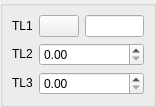
<ui version="4.0" >
 <class>DlgRef_1Sel2Spin_QTD</class>
 <widget class="QWidget" name="DlgRef_1Sel2Spin_QTD" >
  <property name="geometry" >
   <rect>
    <x>0</x>
    <y>0</y>
    <width>156</width>
    <height>95</height>
   </rect>
  </property>
  <property name="windowTitle" >
   <string/>
  </property>
  <layout class="QGridLayout" >
   <property name="leftMargin" >
    <number>0</number>
   </property>
   <property name="topMargin" >
    <number>0</number>
   </property>
   <property name="rightMargin" >
    <number>0</number>
   </property>
   <property name="bottomMargin" >
    <number>0</number>
   </property>
   <property name="horizontalSpacing" >
    <number>0</number>
   </property>
   <property name="verticalSpacing" >
    <number>0</number>
   </property>
   <item row="0" column="0" >
    <widget class="QGroupBox" name="GroupBox1" >
     <property name="title" >
      <string/>
     </property>
     <layout class="QGridLayout" >
      <property name="leftMargin" >
       <number>9</number>
      </property>
      <property name="topMargin" >
       <number>9</number>
      </property>
      <property name="rightMargin" >
       <number>9</number>
      </property>
      <property name="bottomMargin" >
       <number>9</number>
      </property>
      <property name="horizontalSpacing" >
       <number>6</number>
      </property>
      <property name="verticalSpacing" >
       <number>6</number>
      </property>
      <item row="2" column="1" colspan="2" >
       <widget class="SalomeApp_DoubleSpinBox" name="SpinBox_DY" />
      </item>
      <item row="1" column="1" colspan="2" >
       <widget class="SalomeApp_DoubleSpinBox" name="SpinBox_DX" />
      </item>
      <item row="1" column="0" >
       <widget class="QLabel" name="TextLabel2" >
        <property name="sizePolicy" >
         <sizepolicy vsizetype="Fixed" hsizetype="Fixed" >
          <horstretch>0</horstretch>
          <verstretch>0</verstretch>
         </sizepolicy>
        </property>
        <property name="text" >
         <string>TL2</string>
        </property>
        <property name="wordWrap" >
         <bool>false</bool>
        </property>
       </widget>
      </item>
      <item row="2" column="0" >
       <widget class="QLabel" name="TextLabel3" >
        <property name="sizePolicy" >
         <sizepolicy vsizetype="Fixed" hsizetype="Fixed" >
          <horstretch>0</horstretch>
          <verstretch>0</verstretch>
         </sizepolicy>
        </property>
        <property name="text" >
         <string>TL3</string>
        </property>
        <property name="wordWrap" >
         <bool>false</bool>
        </property>
       </widget>
      </item>
      <item row="0" column="0" >
       <widget class="QLabel" name="TextLabel1" >
        <property name="sizePolicy" >
         <sizepolicy vsizetype="Fixed" hsizetype="Fixed" >
          <horstretch>0</horstretch>
          <verstretch>0</verstretch>
         </sizepolicy>
        </property>
        <property name="text" >
         <string>TL1</string>
        </property>
        <property name="wordWrap" >
         <bool>false</bool>
        </property>
       </widget>
      </item>
      <item row="0" column="2" >
       <widget class="QLineEdit" name="LineEdit1" />
      </item>
      <item row="0" column="1" >
       <widget class="QPushButton" name="PushButton1" >
        <property name="sizePolicy" >
         <sizepolicy vsizetype="Fixed" hsizetype="Fixed" >
          <horstretch>0</horstretch>
          <verstretch>0</verstretch>
         </sizepolicy>
        </property>
        <property name="text" >
         <string/>
        </property>
       </widget>
      </item>
     </layout>
    </widget>
   </item>
  </layout>
 </widget>
 <layoutdefault spacing="6" margin="11" />
 <pixmapfunction>qPixmapFromMimeSource</pixmapfunction>
 <customwidgets>
  <customwidget>
   <class>SalomeApp_DoubleSpinBox</class>
   <extends>QDoubleSpinBox</extends>
   <header location="global" >gui/SalomeApp_DoubleSpinBox.h</header>
  </customwidget>
 </customwidgets>
 <tabstops>
  <tabstop>PushButton1</tabstop>
  <tabstop>LineEdit1</tabstop>
  <tabstop>SpinBox_DX</tabstop>
  <tabstop>SpinBox_DY</tabstop>
 </tabstops>
 <resources/>
 <connections/>
</ui>
